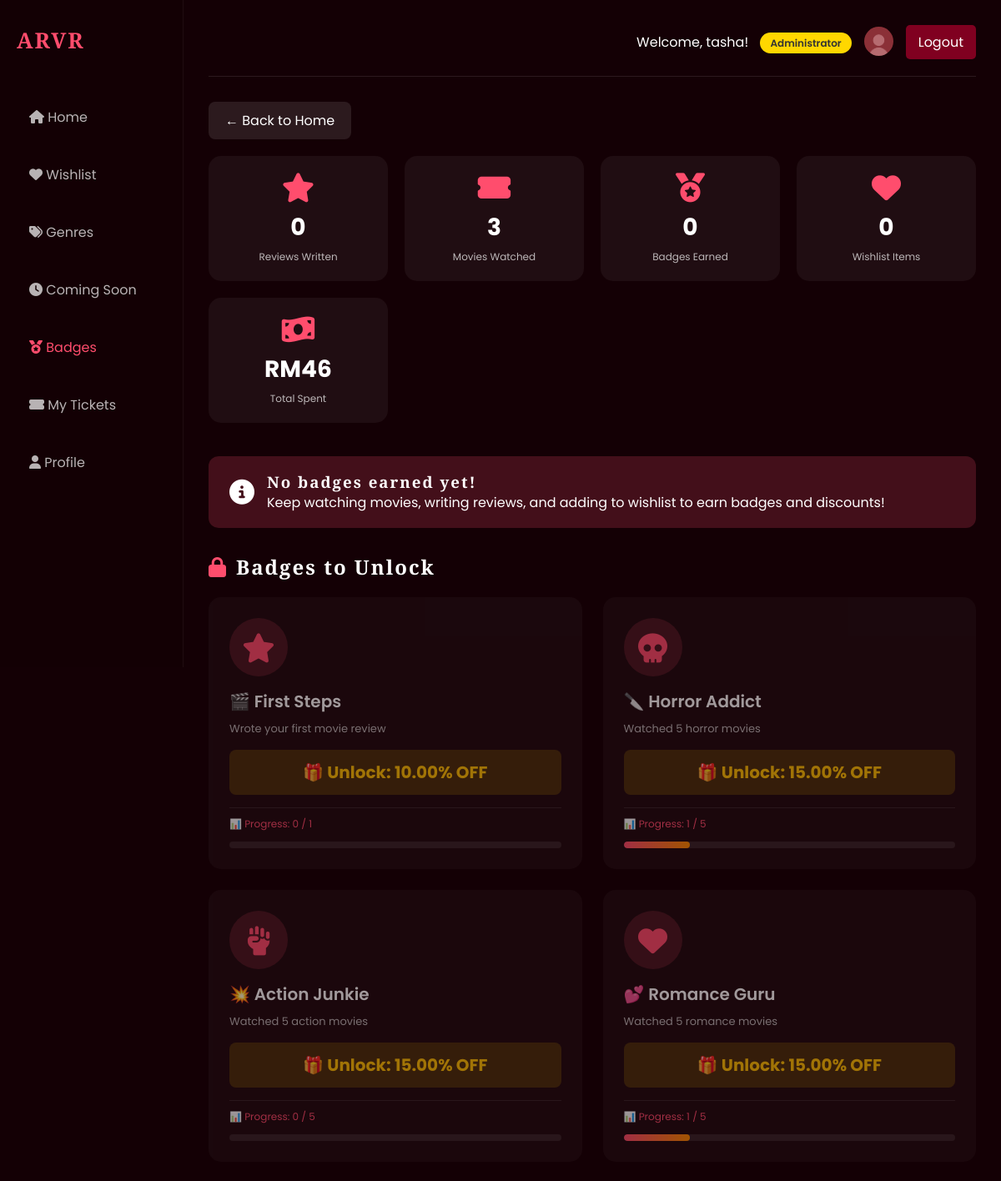
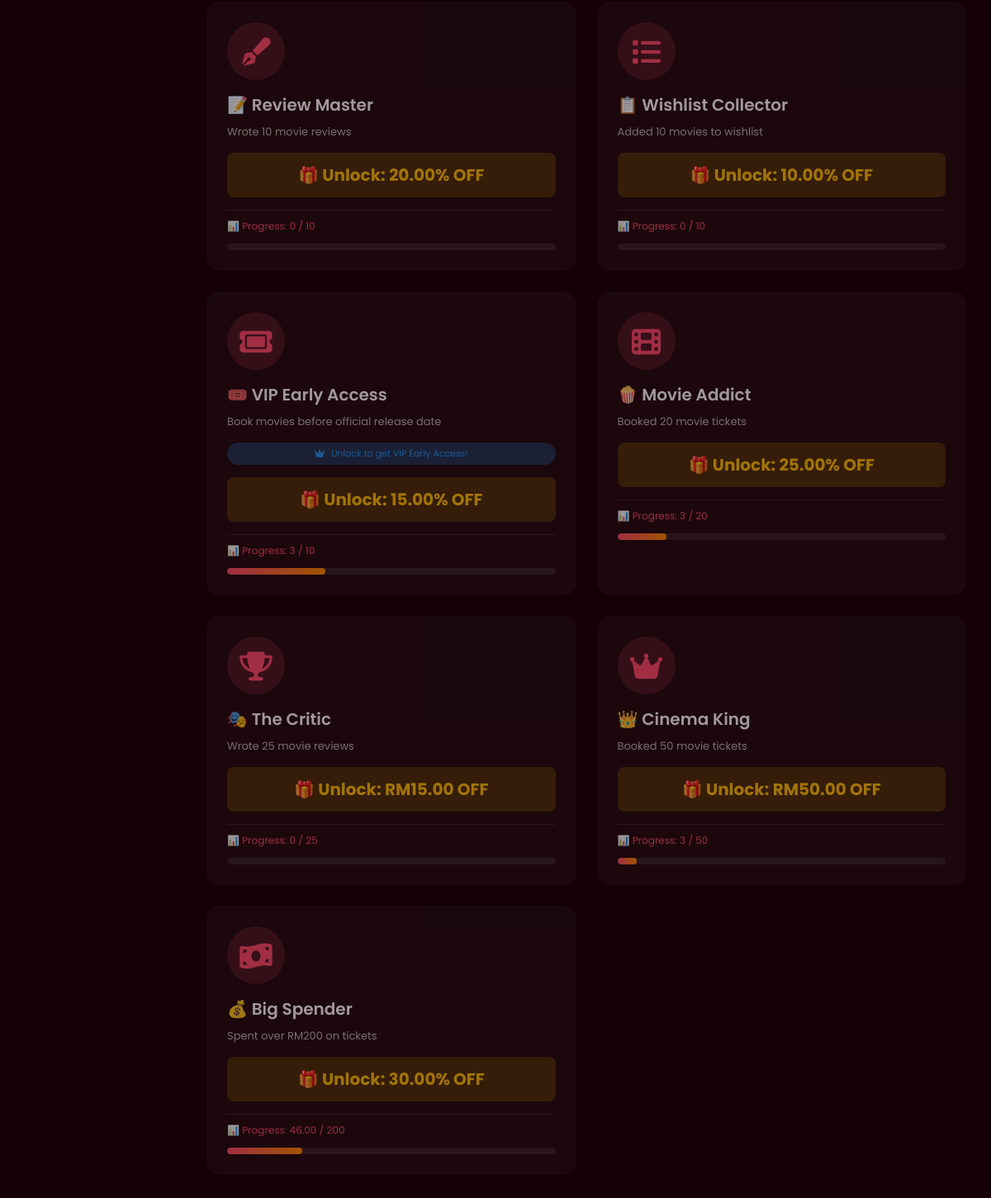
The page /badges.php (signed in) on the database its author committed (2 pictures, top to bottom).
### tables this page shows
CREATE TABLE `badges` (
  `id` int(11) NOT NULL,
  `badge_id` varchar(50) NOT NULL,
  `badge_name` varchar(100) NOT NULL,
  `badge_description` text DEFAULT NULL,
  `badge_icon` varchar(50) DEFAULT NULL,
  `requirement_type` varchar(50) NOT NULL COMMENT 'reviews, bookings, wishlist, spending, genre',
  `requirement_value` int(11) NOT NULL,
  `discount_type` varchar(20) NOT NULL COMMENT 'percentage or fixed',
  `discount_value` decimal(10,2) NOT NULL,
  `is_active` tinyint(1) DEFAULT 1,
  `allows_early_access` tinyint(1) DEFAULT 0,
  `created_at` datetime DEFAULT current_timestamp()
);

### badges.php (the view, shortened to what this page needs)
<?php
include 'db.php';
$user_id = $_SESSION['user_id'];
$username = $_SESSION['username'];
$role = $_SESSION['role'];
function getUserStats($conn, $user_id) {
    $stats = [];
    $review_sql = "SELECT COUNT(*) as count FROM movie_feedback WHERE user_id = ?";
    $review_stmt = $conn->prepare($review_sql);
    $review_stmt->bind_param("i", $user_id);
    $review_stmt->execute();
    $stats['total_reviews'] = $review_stmt->get_result()->fetch_assoc()['count'];
    $booking_sql = "SELECT COUNT(*) as count FROM bookings WHERE user_id = ?";
    $booking_stmt = $conn->prepare($booking_sql);
    $booking_stmt->bind_param("i", $user_id);
    $booking_stmt->execute();
    $stats['total_bookings'] = $booking_stmt->get_result()->fetch_assoc()['count'];
    $spent_sql = "SELECT SUM(total_price) as total FROM bookings WHERE user_id = ? AND status = 'confirmed'";
    $spent_stmt = $conn->prepare($spent_sql);
    $spent_stmt->bind_param("i", $user_id);
    $spent_stmt->execute();
    $result = $spent_stmt->get_result();
    $row = $result->fetch_assoc();
    $stats['total_spent'] = $row['total'] ?? 0;
    $wishlist_sql = "SELECT COUNT(*) as count FROM wishlist WHERE user_id = ?";
    $wishlist_stmt = $conn->prepare($wishlist_sql);
    $wishlist_stmt->bind_param("i", $user_id);
    $wishlist_stmt->execute();
    $stats['total_wishlist'] = $wishlist_stmt->get_result()->fetch_assoc()['count'];
    $genre_sql = "SELECT m.genre, COUNT(*) as count
                  FROM bookings b
                  JOIN movies m ON b.movie_id = m.movie_id
                  WHERE b.user_id = ? AND b.status = 'confirmed'
                  GROUP BY m.genre";
    $genre_stmt = $conn->prepare($genre_sql);
    $genre_stmt->bind_param("i", $user_id);
    $genre_stmt->execute();
    $genre_result = $genre_stmt->get_result();
    $stats['genre_counts'] = [];
    while ($row = $genre_result->fetch_assoc()) {
        $stats['genre_counts'][strtolower(trim($row['genre']))] = $row['count'];
    }
    return $stats;
}
$user_stats = getUserStats($conn, $user_id);
$badges_sql = "SELECT * FROM badges WHERE is_active = TRUE ORDER BY requirement_value ASC";
$badges_result = $conn->query($badges_sql);
$all_badges = $badges_result->fetch_all(MYSQLI_ASSOC);
$earned_badges = [];
?>
<!DOCTYPE html>
<html lang="en">
<head>
    <link rel="stylesheet" href="https://cdnjs.cloudflare.com/ajax/libs/font-awesome/6.4.0/css/all.min.css">
    <link rel="stylesheet" href="base.css">
    <link rel="stylesheet" href="sidebar.css">
</head>
<body>
<div class="dashboard">
    <div class="sidebar">
        <h2 class="logo-text">ARVR</h2>
        <ul class="menu">
            <li><a href="homepage.php"><i class="fas fa-home"></i> Home</a></li>
            <li><a href="wishlist.php"><i class="fas fa-heart"></i> Wishlist</a></li>
            <li><a href="genres.php"><i class="fas fa-tags"></i> Genres</a></li>
            <li><a href="coming-soon.php"><i class="fas fa-clock"></i> Coming Soon</a></li>
            <li class="active"><a href="badges.php"><i class="fas fa-medal"></i> Badges</a></li>
            <li><a href="ticket.php"><i class="fas fa-ticket-alt"></i> My Tickets</a></li>
            <li><a href="profile.php"><i class="fas fa-user"></i> Profile</a></li>
        </ul>
    </div>
    <div class="main">
        <div class="topbar">
            <div class="user-welcome">
                <span style="color: #ffffff;">
                    Welcome, <?php echo htmlspecialchars($username); ?>!
                    <?php if ($role == 'staff'): ?>
                        <span class="role-badge">Staff Member</span>
                    <?php elseif ($role == 'admin'): ?>
                        <span class="role-badge" style="background: #ffd700; color: #333;">Administrator</span>
                    <?php endif; ?>
                </span>
                <button class="profile-btn" onclick="location.href='profile.php'">
                    <img src="profileIcon.jpg" alt="Profile">
                </button>
                <a href="logout.php" class="logout-btn">Logout</a>
            </div>
        </div>
        <a href="homepage.php" class="back-btn">
            ← Back to Home
        </a>
        <div class="stats-container">
            <div class="stat-card">
                <i class="fas fa-star"></i>
                <div class="number"><?php echo $user_stats['total_reviews']; ?></div>
                <div class="label">Reviews Written</div>
            </div>
            <div class="stat-card">
                <i class="fas fa-ticket-alt"></i>
                <div class="number"><?php echo $user_stats['total_bookings']; ?></div>
                <div class="label">Movies Watched</div>
            </div>
            <div class="stat-card">
                <i class="fas fa-medal"></i>
                <div class="number"><?php echo count($earned_badges); ?></div>
                <div class="label">Badges Earned</div>
            </div>
            <div class="stat-card">
                <i class="fas fa-heart"></i>
                <div class="number"><?php echo $user_stats['total_wishlist']; ?></div>
                <div class="label">Wishlist Items</div>
            </div>
            <div class="stat-card">
                <i class="fas fa-money-bill-wave"></i>
                <div class="number">RM<?php echo number_format($user_stats['total_spent'], 0); ?></div>
                <div class="label">Total Spent</div>
            </div>
        </div>
        <?php if (!empty($earned_badges)): ?>
            <h2 class="section-title">
                <i class="fas fa-trophy"></i> My Earned Badges & Discounts
            </h2>
            <div class="badges-grid">
                <?php foreach ($earned_badges as $badge): ?>
                    <div class="badge-card earned">
                        <div class="earned-badge">✓ EARNED</div>
                        <div class="badge-icon">
                            <i class="fas <?php echo $badge['badge_icon']; ?>"></i>
                        </div>
                        <div class="badge-name"><?php echo $badge['badge_name']; ?></div>
                        <div class="badge-description"><?php echo $badge['badge_description']; ?></div>
                        <?php if (isset($badge['allows_early_access']) && $badge['allows_early_access'] == 1): ?>
                            <div class="early-access-badge">
                                <i class="fas fa-crown"></i> Grants VIP Early Access to Coming Soon movies!
                            </div>
                        <?php endif; ?>
                        <div class="discount-box">
                            <div class="discount-value">
                                💰
                                <?php if ($badge['discount_type'] == 'percentage'): ?>
                                    <?php echo $badge['discount_value']; ?>% OFF
                                <?php else: ?>
                                    RM<?php echo $badge['discount_value']; ?> OFF
                                <?php endif; ?>
                            </div>
                        </div>
                        <form method="POST">
                            <input type="hidden" name="discount_name" value="<?php echo $badge['badge_name']; ?>">
                            <input type="hidden" name="discount_type" value="<?php echo $badge['discount_type']; ?>">
                            <input type="hidden" name="discount_value" value="<?php echo $badge['discount_value']; ?>">
                            <button type="submit" name="use_discount" class="use-btn">
                                🎫 Use Discount Now
                            </button>
                        </form>
                    </div>
                <?php endforeach; ?>
            </div>
        <?php else: ?>
            <div class="notification" style="background: rgba(255,77,109,0.2);">
                <i class="fas fa-info-circle" style="font-size: 30px;"></i>
                <div>
                    <h3>No badges earned yet!</h3>
                    <p>Keep watching movies, writing reviews, and adding to wishlist to earn badges and discounts!</p>
                </div>
            </div>
        <?php endif; ?>
        <?php if (count($all_badges) > count($earned_badges)): ?>
            <h2 class="section-title">
                <i class="fas fa-lock"></i> Badges to Unlock
            </h2>
            <div class="badges-grid">
                <?php
                foreach ($all_badges as $badge):
                    $current = 0;
                    $target = $badge['requirement_value'];
                    switch ($badge['requirement_type']) {
                        case 'reviews': $current = $user_stats['total_reviews']; break;
                        case 'bookings': $current = $user_stats['total_bookings']; break;
                        case 'wishlist': $current = $user_stats['total_wishlist']; break;
                        case 'spending': $current = $user_stats['total_spent']; break;
                        case 'genre_horror': $current = $user_stats['genre_counts']['horror'] ?? 0; break;
                        case 'genre_action': $current = $user_stats['genre_counts']['action'] ?? 0; break;
                        case 'genre_romance': $current = $user_stats['genre_counts']['romance'] ?? 0; break;
                    }
                    $progress = min(($current / $target) * 100, 100);
                ?>
                    <div class="badge-card locked">
                        <div class="badge-icon">
                            <i class="fas <?php echo $badge['badge_icon']; ?>"></i>
                        </div>
                        <div class="badge-name"><?php echo $badge['badge_name']; ?></div>
                        <div class="badge-description"><?php echo $badge['badge_description']; ?></div>
                        <?php if (isset($badge['allows_early_access']) && $badge['allows_early_access'] == 1): ?>
                            <div class="early-access-badge">
                                <i class="fas fa-crown"></i> Unlock to get VIP Early Access!
                            </div>
                        <?php endif; ?>
                        <div class="discount-box">
                            <div class="discount-value">
                                🎁 Unlock: <?php echo $badge['discount_type'] == 'percentage' ? $badge['discount_value'] . '% OFF' : 'RM' . $badge['discount_value'] . ' OFF'; ?>
                            </div>
                        </div>
                        <div class="requirement">
                            📊 Progress: <?php echo $current; ?> / <?php echo $target; ?>
                        </div>
                        <div class="progress-bar">
                            <div class="progress-fill" style="width: <?php echo $progress; ?>%;"></div>
                        </div>
                    </div>
                <?php endforeach; ?>
            </div>
        <?php endif; ?>
    </div>
</div>
</body>
</html>

### base.css (style rules this page uses)
* { margin: 0; padding: 0; box-sizing: border-box; }
body { font-family: 'Poppins', sans-serif; background: #140005; color: white; overflow-x: hidden; }
h1, h2, h3, .logo-text { font-family: 'Playfair Display', serif; letter-spacing: 2px; }

### sidebar.css (style rules this page uses)
.sidebar { width: 220px; background: rgba(20, 0, 5, 0.95); padding: 30px 20px; border-right: 1px solid rgba(255,255,255,0.05); position: fixed; left: 0; top: 0; height: 100vh; overflow-y: auto; z-index: 100; }
.logo-text { color: #ff4d6d; margin-bottom: 40px; font-size: 26px; font-family: 'Playfair Display', serif; }
.menu { list-style: none; padding: 0; }
.menu li { padding: 12px 0; opacity: 0.7; cursor: pointer; transition: 0.3s; }
.menu li:hover, .menu .active { color: #ff4d6d; opacity: 1; }
.menu a { text-decoration: none; color: inherit; display: block; padding: 10px 15px; }

### badges.php (style rules this page uses)
.main { margin-left: 220px; padding: 30px; min-height: 100vh; }
.topbar { display: flex; justify-content: space-between; align-items: center; margin-bottom: 30px; padding-bottom: 20px; border-bottom: 1px solid rgba(255,255,255,0.1); }
.user-welcome { display: flex; align-items: center; gap: 15px; }
.profile-btn { background: none; border: none; cursor: pointer; }
.profile-btn img { width: 35px; height: 35px; border-radius: 50%; object-fit: cover; }
.logout-btn { color: white; text-decoration: none; padding: 8px 15px; background: #800020; border-radius: 5px; transition: 0.3s; }
.role-badge { background: #ff4d6d; padding: 4px 12px; border-radius: 20px; font-size: 12px; font-weight: 600; margin-left: 10px; }
.stats-container { display: grid; grid-template-columns: repeat(auto-fit, minmax(180px, 1fr)); gap: 20px; margin-bottom: 40px; }
.stat-card { background: rgba(255,255,255,0.05); padding: 20px; border-radius: 15px; text-align: center; transition: 0.3s; }
.stat-card i { font-size: 35px; color: #ff4d6d; margin-bottom: 10px; }
.stat-card .number { font-size: 28px; font-weight: 700; }
.stat-card .label { font-size: 12px; opacity: 0.7; margin-top: 5px; }
.section-title { font-size: 24px; margin: 30px 0 20px; display: flex; align-items: center; gap: 10px; }
.section-title i { color: #ff4d6d; }
.badges-grid { display: grid; grid-template-columns: repeat(auto-fill, minmax(320px, 1fr)); gap: 25px; margin-bottom: 30px; }
.badge-card { background: rgba(255,255,255,0.05); border-radius: 15px; padding: 25px; transition: 0.3s; position: relative; }
.badge-card.locked { opacity: 0.6; }
.badge-icon { width: 70px; height: 70px; background: rgba(255,77,109,0.2); border-radius: 50%; display: flex; align-items: center; justify-content: center; margin-bottom: 15px; }
.badge-icon i { font-size: 35px; color: #ff4d6d; }
.badge-name { font-size: 20px; font-weight: 600; margin-bottom: 8px; }
.badge-description { font-size: 13px; opacity: 0.7; margin-bottom: 15px; }
.discount-box { background: rgba(255,193,7,0.2); padding: 12px; border-radius: 8px; text-align: center; margin: 15px 0; }
.discount-value { font-size: 20px; font-weight: 700; color: #FFC107; }
.early-access-badge { background: rgba(33,150,243,0.3); padding: 5px 10px; border-radius: 20px; font-size: 11px; text-align: center; margin-top: 10px; color: #2196F3; }
.early-access-badge i { font-size: 11px; margin-right: 5px; }
.requirement { font-size: 12px; color: #ff4d6d; margin-top: 10px; padding-top: 10px; border-top: 1px solid rgba(255,255,255,0.1); }
.progress-bar { width: 100%; height: 8px; background: rgba(255,255,255,0.1); border-radius: 4px; margin-top: 12px; overflow: hidden; }
.progress-fill { height: 100%; background: linear-gradient(90deg, #ff4d6d, #ff8c00); border-radius: 4px; transition: width 0.3s; }
.notification { background: linear-gradient(135deg, #ff4d6d, #ff8c00); padding: 18px 25px; border-radius: 12px; margin-bottom: 25px; display: flex; align-items: center; gap: 15px; animation: slideDown 0.5s ease; }
.back-btn { display: inline-flex; align-items: center; gap: 8px; background: rgba(255,255,255,0.1); color: white; text-decoration: none; padding: 10px 20px; border-radius: 8px; margin-bottom: 20px; transition: 0.3s; }

### rows shown on the page
badges: allows_early_access "0", id "3", badge_name "🎭 The Critic", badge_description "Wrote 25 movie reviews", discount_value "15.00", requirement_value "25"
badges: badge_name "🎬 First Steps", badge_description "Wrote your first movie review", discount_value "10.00", requirement_value "1"
badges: badge_name "🔪 Horror Addict", badge_description "Watched 5 horror movies", discount_value "15.00", current "1", requirement_value "5"
badges: badge_name "💥 Action Junkie", badge_description "Watched 5 action movies", discount_value "15.00", current "0", requirement_value "5"
badges: badge_name "💕 Romance Guru", badge_description "Watched 5 romance movies", discount_value "15.00", current "1", requirement_value "5"
badges: badge_name "📝 Review Master", badge_description "Wrote 10 movie reviews", discount_value "20.00", requirement_value "10"
badges: badge_name "📋 Wishlist Collector", badge_description "Added 10 movies to wishlist", discount_value "10.00", requirement_value "10"
badges: badge_name "🎟️ VIP Early Access", badge_description "Book movies before official release date", allows_early_access 1 (drawn), discount_value "15.00", requirement_value "10", $progress 30 (drawn)
badges: badge_name "🍿 Movie Addict", badge_description "Booked 20 movie tickets", discount_value "25.00", requirement_value "20", $progress 15 (drawn)
badges: badge_name "👑 Cinema King", badge_description "Booked 50 movie tickets", discount_value "50.00", requirement_value "50", $progress 6 (drawn)
badges: badge_name "💰 Big Spender", badge_description "Spent over RM200 on tickets", discount_value "30.00", current "46.00", requirement_value "200"

### other values the page prints
$username "tasha"
count($earned_badges) "0"
$user_stats['total_spent'] "46"
